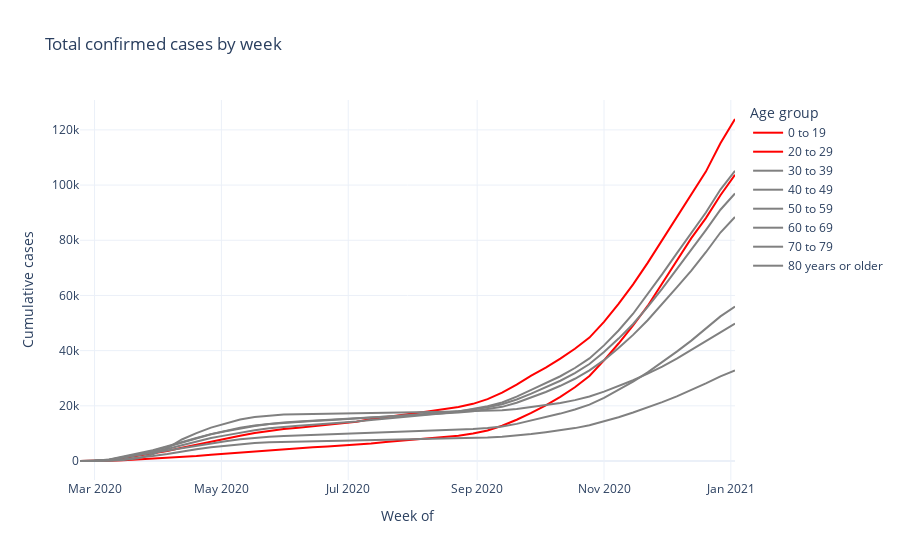

Here is the notebook cell this chart was saved with:
### Markdown cell above
Rate of increase by age group. Same data, but as a line chart.

### Code cell
cases_by_age_weeks = epi.groupby(['Week of', 'Age group']).size().reset_index(name = 'New cases')
cases_by_age_weeks.sort_values('Week of', inplace = True)
cases_by_age_weeks['Cumulative cases'] = cases_by_age_weeks.groupby('Age group')['New cases'].cumsum()

colors = dict(zip(cases_by_age_weeks['Age group'].unique(), ['red']*2 + ['grey']*6  ))

px.line(cases_by_age_weeks, x = 'Week of', y = 'Cumulative cases', 
        title = 'Total confirmed cases by week', template='plotly_white',
        color = 'Age group', color_discrete_map = colors)
